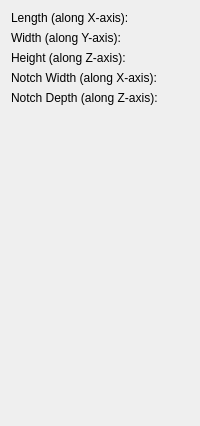
        <widget class="QWidget" name="page_4">
         <layout class="QVBoxLayout" name="verticalLayout_2">
          <item>
           <layout class="QGridLayout" name="_4">
            <property name="leftMargin">
             <number>0</number>
            </property>
            <property name="topMargin">
             <number>0</number>
            </property>
            <property name="rightMargin">
             <number>0</number>
            </property>
            <property name="bottomMargin">
             <number>0</number>
            </property>
            <property name="spacing">
             <number>6</number>
            </property>
            <item row="1" column="2">
             <widget class="Gui::QuantitySpinBox" name="notchSCBoxWidth" native="true">
              <property name="keyboardTracking" stdset="0">
               <bool>false</bool>
              </property>
              <property name="unit" stdset="0">
               <string notr="true">mm</string>
              </property>
              <property name="value" stdset="0">
               <double>10.000000000000000</double>
              </property>
             </widget>
            </item>
            <item row="0" column="0">
             <widget class="QLabel" name="textLabel2_4">
              <property name="text">
               <string>Length (along X-axis):</string>
              </property>
             </widget>
            </item>
            <item row="1" column="0">
             <widget class="QLabel" name="textLabel3_4">
              <property name="text">
               <string>Width (along Y-axis):</string>
              </property>
             </widget>
            </item>
            <item row="0" column="2">
             <widget class="Gui::QuantitySpinBox" name="notchSCBoxLength" native="true">
              <property name="keyboardTracking" stdset="0">
               <bool>false</bool>
              </property>
              <property name="unit" stdset="0">
               <string notr="true">mm</string>
              </property>
              <property name="value" stdset="0">
               <double>10.000000000000000</double>
              </property>
             </widget>
            </item>
            <item row="2" column="2">
             <widget class="Gui::QuantitySpinBox" name="notchSCBoxHeight" native="true">
              <property name="keyboardTracking" stdset="0">
               <bool>false</bool>
              </property>
              <property name="unit" stdset="0">
               <string notr="true">mm</string>
              </property>
              <property name="value" stdset="0">
               <double>10.000000000000000</double>
              </property>
             </widget>
            </item>
            <item row="2" column="0">
             <widget class="QLabel" name="textLabel4_3">
              <property name="text">
               <string>Height (along Z-axis):</string>
              </property>
             </widget>
            </item>
           </layout>
          </item>
          <item>
           <layout class="QGridLayout" name="_5">
            <property name="leftMargin">
             <number>0</number>
            </property>
            <property name="topMargin">
             <number>0</number>
            </property>
            <property name="rightMargin">
             <number>0</number>
            </property>
            <property name="bottomMargin">
             <number>0</number>
            </property>
            <property name="spacing">
             <number>6</number>
            </property>
            <item row="0" column="0">
             <widget class="QLabel" name="textLabel2_5">
              <property name="text">
               <string>Notch Width (along X-axis):</string>
              </property>
             </widget>
            </item>
            <item row="0" column="2">
             <widget class="Gui::QuantitySpinBox" name="notchSCWidth" native="true">
              <property name="keyboardTracking" stdset="0">
               <bool>false</bool>
              </property>
              <property name="unit" stdset="0">
               <string notr="true">mm</string>
              </property>
              <property name="value" stdset="0">
               <double>10.000000000000000</double>
              </property>
             </widget>
            </item>
            <item row="1" column="0">
             <widget class="QLabel" name="textLabel3_5">
              <property name="text">
               <string>Notch Depth (along Z-axis):</string>
              </property>
             </widget>
            </item>
            <item row="1" column="2">
             <widget class="Gui::QuantitySpinBox" name="notchSCDepth" native="true">
              <property name="keyboardTracking" stdset="0">
               <bool>false</bool>
              </property>
              <property name="unit" stdset="0">
               <string notr="true">mm</string>
              </property>
              <property name="value" stdset="0">
               <double>10.000000000000000</double>
              </property>
             </widget>
            </item>
           </layout>
          </item>
          <item>
           <spacer name="spacer_2">
            <property name="orientation">
             <enum>Qt::Vertical</enum>
            </property>
            <property name="sizeType">
             <enum>QSizePolicy::Expanding</enum>
            </property>
            <property name="sizeHint" stdset="0">
             <size>
              <width>21</width>
              <height>310</height>
             </size>
            </property>
           </spacer>
          </item>
         </layout>
        </widget>
